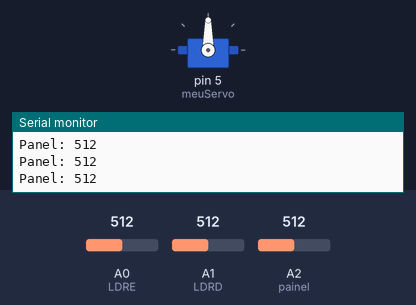
Bench run of a sketch on a simulated Arduino Uno, built with avr-gcc and run on an emulated ATmega328P. On the bench: servo, the last lines printed to the serial monitor. The inputs (shaded band) are chosen by the test bench; at power-on: A0 (LDRE) = 512, A2 (painel) = 512, A1 (LDRD) = 512.

Above: at 1.2 s.
1.3 s: A0 (LDRE) set to 524
At 2.08 s:
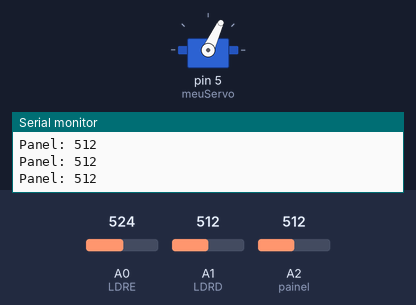
At 4.2 s:
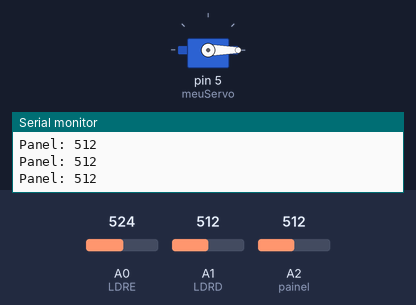
4.3 s: A2 (painel) set to 989
5.8 s: A2 (painel) set to 1011
8.8 s: A1 (LDRD) set to 546
At 15.5 s:
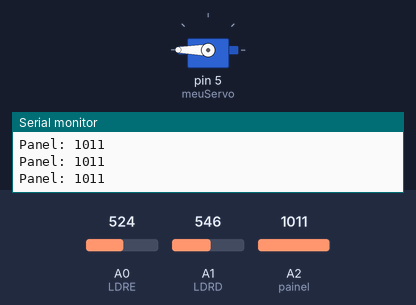
Timing chart, 0 to 15.8 s (numbered marks = the images above; inputs shaded):
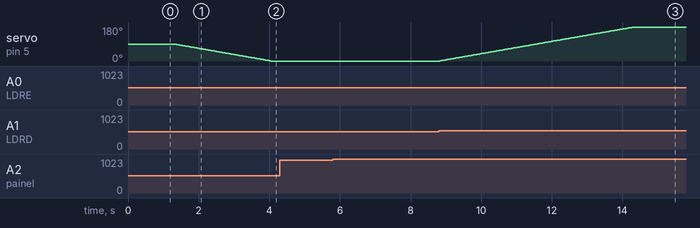

Measured:
- the behaviour switches between 517 and 518 on A0 (LDRE) (found by bisection; images 0 and 1)
- the behaviour switches between 529 and 530 on A1 (LDRD) (found by bisection; images 2 and 3)
- after the input at 1.3 s, servo on pin 5 (meuServo): moves from 90° to 0° over 2.7 s, starting at once
- after the input at 8.8 s, servo on pin 5 (meuServo): moves from 0° to 180° over 5.5 s, starting at once

The sketch:

light_tracking_servo.ino
```cpp
// Include the Servo library to control servo motors
#include <Servo.h>

// Create a Servo object named "meuServo" to control the servo motor
Servo meuServo;

// Define the analog pins where the LDR sensors and panel are connected
const int LDRE = A0;   // Left LDR is connected to pin A0
const int LDRD = A1;   // Right LDR is connected to pin A1
const int painel = A2; // Panel light sensor (could be another LDR) is on A2

// Declare variables to store sensor readings
int leituraPainel = 0; // Value read from the panel sensor
int leituraD = 0;      // Value read from the right LDR
int leituraE = 0;      // Value read from the left LDR

int pos = 90;          // Initial position of the servo (middle: 0 to 180 degrees)
int margem = 5;        // Minimum difference margin between sensors to trigger movement

void setup() {
  Serial.begin(9600);        // Start serial communication at 9600 bps for monitoring

  meuServo.attach(5);        // Connect the servo to digital pin 5
  meuServo.write(pos);       // Move the servo to the initial position (90 degrees)
}

void loop() {
  // Read the sensor values (range: 0 to 1023)
  leituraPainel = analogRead(painel); // Read overall panel light
  leituraD = analogRead(LDRD);        // Read right LDR
  leituraE = analogRead(LDRE);        // Read left LDR

  // Print the overall panel light value to the Serial Monitor
  Serial.print("Panel: ");
  Serial.println(leituraPainel);

  // Check if the right side is significantly brighter than the left
  if (leituraD > (leituraE + margem)) {
    if (pos < 180) pos++;       // Ensure the servo doesn't exceed max limit
    meuServo.write(pos);        // Move the servo to the new position
    delay(30);                  // Small delay to stabilize movement
  }
  // Check if the left side is significantly brighter than the right
  else if (leituraE > (leituraD + margem)) {
    if (pos > 0) pos--;         // Ensure the servo doesn't exceed min limit
    meuServo.write(pos);        // Move the servo to the new position
    delay(30);                  // Small delay to stabilize movement
  }

  // If the difference in brightness between LDRs is small, the servo stays still
}
```
